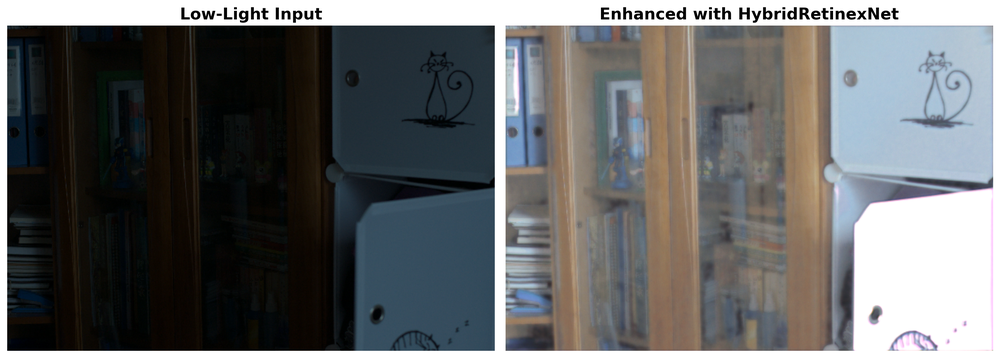
#> input picture results/showcase/comparison_1.png, 1000 x 358 px, shrunk from 2779 x 994 before the run, given as the content of the folder lol_dataset/eval15/low, which was not available
$ python create_showcase.py
#> lines starting #> are read from the running program, lines starting #| are printed output that depends on the picture; pictures that were not available may be replaced by others from this repository, and a replacement may not be noted
"""
Create showcase comparison images for portfolio/recruiter presentation
"""

import os
import cv2
import numpy as np
from pathlib import Path
import matplotlib.pyplot as plt
import matplotlib
matplotlib.use('Agg')


def create_comparison_grid(input_dir, enhanced_dir, output_dir, num_samples=6):
    """
    Create side-by-side comparison grid for showcase
    """
#> called with input_dir = 'lol_dataset/eval15/low', enhanced_dir = 'results/demo_outputs', output_dir = 'results/showcase', num_samples = 6
    output_path = Path(output_dir)
    output_path.mkdir(parents=True, exist_ok=True)

    # Get list of images
    input_images = sorted(list(Path(input_dir).glob('*.png')))[:num_samples]

    # Create figure
    fig, axes = plt.subplots(num_samples, 2, figsize=(12, num_samples * 4))

    for idx, img_path in enumerate(input_images):
        # Load input image
        input_img = cv2.imread(str(img_path))
#> input_img is the input picture: shape (358, 1000, 3); mean B, G, R 103.7, 103.1, 101.8
        input_img = cv2.cvtColor(input_img, cv2.COLOR_BGR2RGB)

        # Load enhanced image
        enhanced_path = Path(enhanced_dir) / f"enhanced_{img_path.name}"
        enhanced_img = cv2.imread(str(enhanced_path))
        enhanced_img = cv2.cvtColor(enhanced_img, cv2.COLOR_BGR2RGB)

        # Display
        axes[idx, 0].imshow(input_img)
        axes[idx, 0].set_title('Low-Light Input', fontsize=14, fontweight='bold')
        axes[idx, 0].axis('off')

        axes[idx, 1].imshow(enhanced_img)
        axes[idx, 1].set_title('Enhanced Output', fontsize=14, fontweight='bold')
        axes[idx, 1].axis('off')

    plt.tight_layout()
    plt.savefig(output_path / 'showcase_comparison.png', dpi=150, bbox_inches='tight')
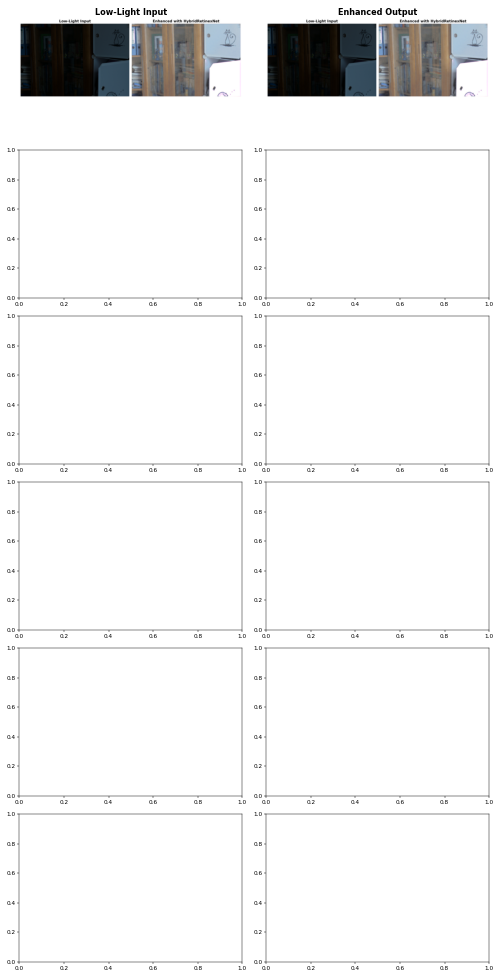
#> figure drawn by matplotlib, 2 panels
    plt.close()

    print(f"✓ Showcase comparison saved to: {output_path / 'showcase_comparison.png'}")

    # Create individual comparisons for top 3
    for idx, img_path in enumerate(input_images[:3]):
        fig, axes = plt.subplots(1, 2, figsize=(14, 6))

        # Load images
        input_img = cv2.imread(str(img_path))
        input_img = cv2.cvtColor(input_img, cv2.COLOR_BGR2RGB)

        enhanced_path = Path(enhanced_dir) / f"enhanced_{img_path.name}"
        enhanced_img = cv2.imread(str(enhanced_path))
        enhanced_img = cv2.cvtColor(enhanced_img, cv2.COLOR_BGR2RGB)

        # Display
        axes[0].imshow(input_img)
        axes[0].set_title('Low-Light Input', fontsize=16, fontweight='bold')
        axes[0].axis('off')

        axes[1].imshow(enhanced_img)
        axes[1].set_title('Enhanced with HybridRetinexNet', fontsize=16, fontweight='bold')
        axes[1].axis('off')

        plt.tight_layout()
        plt.savefig(output_path / f'comparison_{idx+1}.png', dpi=200, bbox_inches='tight')
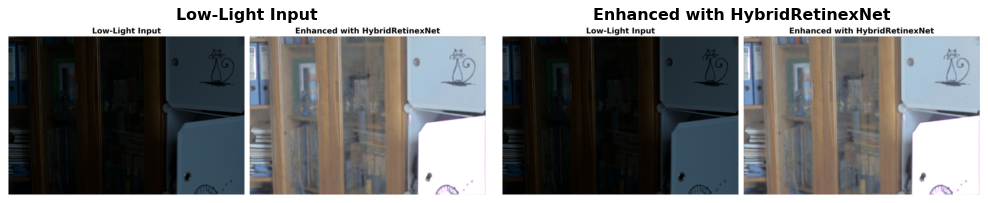
#> figure drawn by matplotlib, 2 panels
        plt.close()

        print(f"✓ Individual comparison {idx+1} saved")


def create_metrics_report(output_dir):
    """
    Create visual metrics report
    """
#> called with output_dir = 'results/showcase'
    output_path = Path(output_dir)
    output_path.mkdir(parents=True, exist_ok=True)

    # Training metrics (from the completed training)
    epochs = list(range(25))
    psnr_values = [
        12.72, 12.59, 18.18, 16.62, 18.11, 16.51, 17.04, 17.09, 16.97, 17.26,
        18.01, 18.04, 17.71, 17.41, 17.18, 17.55, 18.29, 18.05, 17.47, 17.52,
        17.66, 17.76, 17.66, 17.79, 17.85
    ]

    ssim_values = [
        0.5378, 0.5771, 0.7132, 0.6540, 0.7143, 0.6773, 0.6920, 0.6840, 0.6797, 0.6912,
        0.7239, 0.7153, 0.7119, 0.6995, 0.6901, 0.7013, 0.7183, 0.7148, 0.6948, 0.7020,
        0.7043, 0.7052, 0.7036, 0.7059, 0.7077
    ]

    # Create metrics plot
    fig, axes = plt.subplots(1, 2, figsize=(14, 5))

    # PSNR plot
    axes[0].plot(epochs, psnr_values, 'b-', linewidth=2, marker='o', markersize=4)
    axes[0].axhline(y=max(psnr_values), color='r', linestyle='--', alpha=0.7,
                    label=f'Best: {max(psnr_values):.2f} dB')
    axes[0].set_xlabel('Epoch', fontsize=12, fontweight='bold')
    axes[0].set_ylabel('PSNR (dB)', fontsize=12, fontweight='bold')
    axes[0].set_title('Peak Signal-to-Noise Ratio', fontsize=14, fontweight='bold')
    axes[0].grid(True, alpha=0.3)
    axes[0].legend(fontsize=10)

    # SSIM plot
    axes[1].plot(epochs, ssim_values, 'g-', linewidth=2, marker='s', markersize=4)
    axes[1].axhline(y=max(ssim_values), color='r', linestyle='--', alpha=0.7,
                    label=f'Best: {max(ssim_values):.4f}')
    axes[1].set_xlabel('Epoch', fontsize=12, fontweight='bold')
    axes[1].set_ylabel('SSIM', fontsize=12, fontweight='bold')
    axes[1].set_title('Structural Similarity Index', fontsize=14, fontweight='bold')
    axes[1].grid(True, alpha=0.3)
    axes[1].legend(fontsize=10)

    plt.tight_layout()
    plt.savefig(output_path / 'training_metrics.png', dpi=200, bbox_inches='tight')
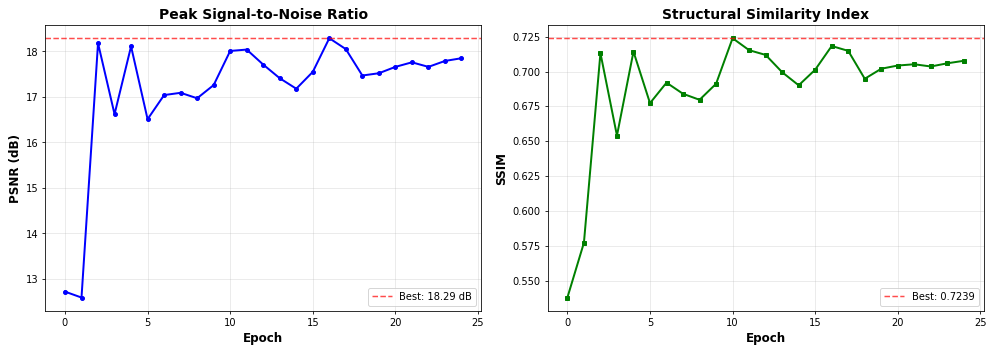
#> figure drawn by matplotlib, 2 panels; panel 1: curve peaks at x = 16, y = 18.29; panel 2: curve peaks at x = 10, y = 0.724
    plt.close()

    print(f"✓ Training metrics plot saved to: {output_path / 'training_metrics.png'}")

    # Create summary card
    fig, ax = plt.subplots(figsize=(10, 6))
    ax.axis('off')

    summary_text = f"""
    HybridRetinexNet - Training Results Summary

    Best Performance:
    • PSNR: {max(psnr_values):.2f} dB (Epoch 16)
    • SSIM: {max(ssim_values):.4f} (Epoch 10)

    Final Metrics:
    • PSNR: {psnr_values[-1]:.2f} dB
    • SSIM: {ssim_values[-1]:.4f}

    Model Configuration:
    • Architecture: Hybrid Retinex + CNN
    • Parameters: 169,299
    • Training Epochs: 25
    • Dataset: LOL (436 train, 49 val)
    • Learning Rate: 0.001
    • Batch Size: 16

    Key Features:
    • Physics-informed deep learning approach
    • Balances classical Retinex theory with CNN power
    • Lightweight architecture for efficient inference
    • Multi-scale feature extraction
    """

    ax.text(0.1, 0.5, summary_text, fontsize=12, verticalalignment='center',
            fontfamily='monospace', bbox=dict(boxstyle='round', facecolor='lightblue', alpha=0.3))

    plt.tight_layout()
    plt.savefig(output_path / 'results_summary.png', dpi=200, bbox_inches='tight')
    plt.close()

    print(f"✓ Results summary saved to: {output_path / 'results_summary.png'}")


if __name__ == '__main__':
    # Create showcase comparisons
    create_comparison_grid(
        input_dir='lol_dataset/eval15/low',
        enhanced_dir='results/demo_outputs',
        output_dir='results/showcase'
    )

    # Create metrics report
    create_metrics_report('results/showcase')

    print("\n" + "="*60)
    print("SHOWCASE MATERIALS CREATED SUCCESSFULLY!")
    print("="*60)
    print("\nGenerated files:")
    print("  • results/showcase/showcase_comparison.png - Grid of 6 before/after")
    print("  • results/showcase/comparison_1.png - Individual comparison 1")
    print("  • results/showcase/comparison_2.png - Individual comparison 2")
    print("  • results/showcase/comparison_3.png - Individual comparison 3")
    print("  • results/showcase/training_metrics.png - PSNR & SSIM curves")
    print("  • results/showcase/results_summary.png - Summary card")
    print("\nUse these for:")
    print("  ✓ README.md visual demonstrations")
    print("  ✓ Portfolio presentations")
    print("  ✓ GitHub repository showcase")
    print("  ✓ Recruiter discussions")
